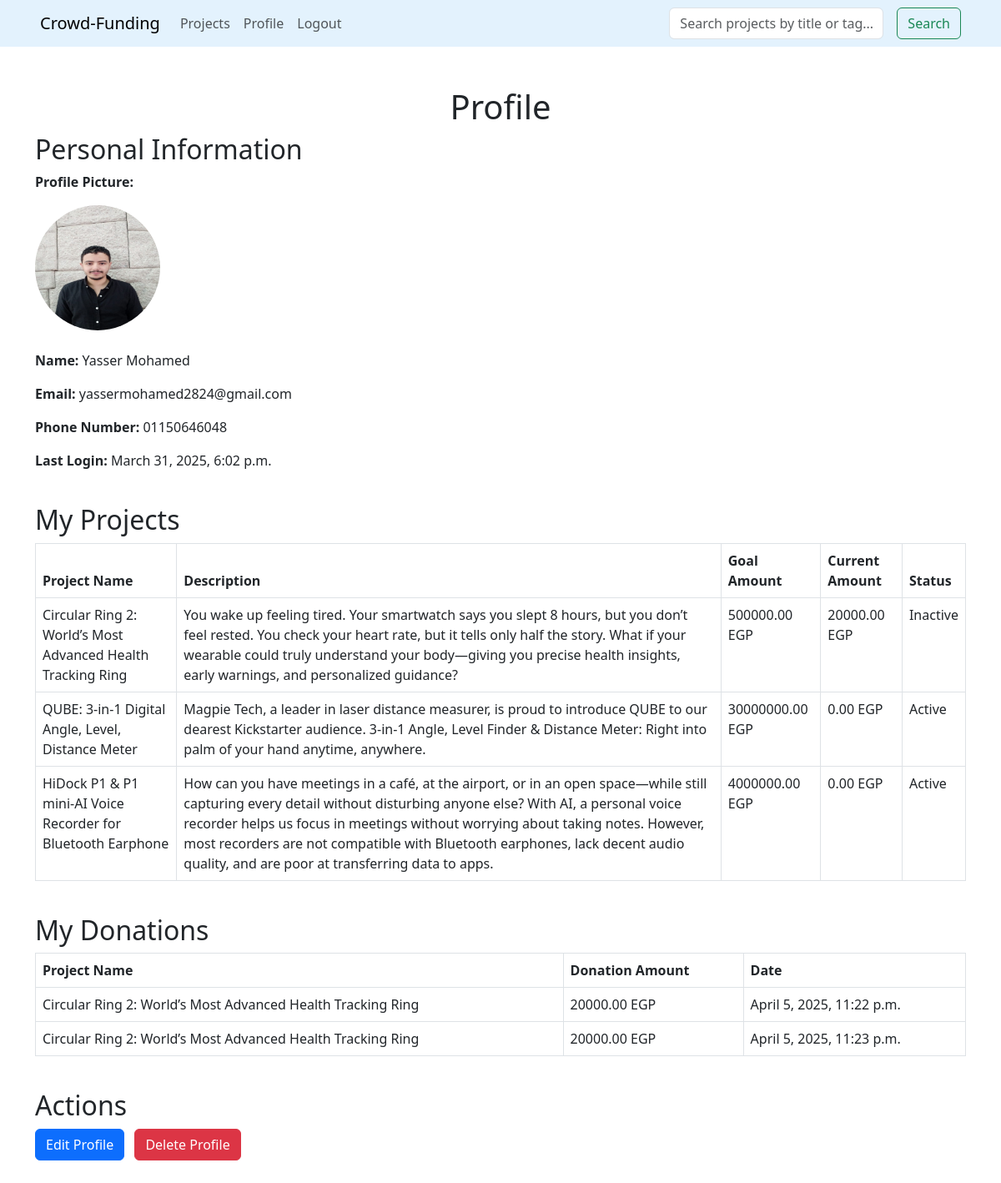
Screenshot of /profile/ (signed in) with the database file from the repository.
### funding/models.py (models this page shows, shortened)
class UserProfile(AbstractBaseUser):
    email = models.EmailField(unique=True)
    first_name = models.CharField(max_length=50)
    last_name = models.CharField(max_length=50)
    phone = models.CharField(max_length=15, unique=True)
    picture = models.ImageField(upload_to='profile_pics/', default='profile_pics/default.jpg')
    is_active = models.BooleanField(default=False)
    USERNAME_FIELD = 'email'  # Ensure this is set correctly
    REQUIRED_FIELDS = ['first_name', 'last_name', 'phone']
    objects = UserProfileManager()

class Project(models.Model):
    title = models.CharField(max_length=255)
    details = models.TextField()
    category = models.ForeignKey(Category, on_delete=models.CASCADE, related_name='projects')
    total_target = models.DecimalField(max_digits=10, decimal_places=2)
    tags = models.CharField(max_length=255, help_text="Comma-separated tags")
    start_time = models.DateTimeField()
    end_time = models.DateTimeField()
    current_amount = models.DecimalField(max_digits=10, decimal_places=2, default=0.00)
    user = models.ForeignKey("UserProfile", on_delete=models.CASCADE, null=True, blank=True)
    reported = models.BooleanField(default=False)
    cancelled = models.BooleanField(default=False)

class Donation(models.Model):
    user = models.ForeignKey("UserProfile", on_delete=models.CASCADE)
    project = models.ForeignKey(Project, on_delete=models.CASCADE)
    amount = models.DecimalField(max_digits=10, decimal_places=2)
    created_at = models.DateTimeField(auto_now_add=True)

### funding/views.py (the view)
# urls.py: path('profile/', views.profile, name='profile'),
def profile(request):
    projects = Project.objects.filter(user=request.user)
    donations = Donation.objects.filter(user=request.user)
    return render(request, 'funding/profile.html', {'projects': projects, 'donations': donations})

### funding/templates/funding/profile.html (shortened to what this page needs)
{% extends "funding/index.html" %}
{% load static %}
{% block content %}
    <div class="container mt-5 mb-5">
        <h1 class="text-center">Profile</h1>
        <div class="row">
            <div class="col-md-12">
                <h2>Personal Information</h2>
                <p><strong>Profile Picture:</strong></p>
                {% if user.picture %}
                    <img src="{{ user.picture.url }}" alt="Profile Picture" class="img-fluid rounded-circle" style="width: 150px; height: 150px;">
                {% else %}
                    <p>No profile picture available.</p>
                {% endif %}
                <p class="mt-4"><strong>Name:</strong> {{ user.first_name }}  {{ user.last_name }}</p>
                <p><strong>Email:</strong> {{ user.email }}</p>
                <p><strong>Phone Number:</strong> {{ user.phone }}</p>
                <p><strong>Last Login:</strong> {{ user.last_login }}</p>
            </div>
        </div>
        <div class="row mt-4">
            <div class="col-md-12">
                <h2>My Projects</h2>
                <table class="table table-bordered">
                    <thead>
                        <tr>
                            <th>Project Name</th>
                            <th>Description</th>
                            <th>Goal Amount</th>
                            <th>Current Amount</th>
                            <th>Status</th>
                        </tr>
                    </thead>
                    <tbody>
                        {% for project in projects %}
                        <tr>
                            <td>{{ project.title }}</td>
                            <td>{{ project.details }}</td>
                            <td>{{ project.total_target }} EGP</td>
                            <td>{{ project.current_amount }} EGP</td>
                            <td>
                                {% if project.cancelled %}
                                    Inactive
                                {% else %}
                                    Active
                                {% endif %}
                            </td>
                        </tr>
                        {% endfor %}
                    </tbody>
                </table>
            </div>
        </div>
        <div class="row mt-4">
            <div class="col-md-12">
                <h2>My Donations</h2>
                <table class="table table-bordered">
                    <thead>
                        <tr>
                            <th>Project Name</th>
                            <th>Donation Amount</th>
                            <th>Date</th>
                        </tr>
                    </thead>
                    <tbody>
                        {% for donation in donations %}
                        <tr>
                            <td>{{ donation.project.title }}</td>
                            <td>{{ donation.amount }} EGP</td>
                            <td>{{ donation.created_at }}</td>
                        </tr>
                        {% endfor %}
                    </tbody>
                </table>
            </div>
        </div>
        <div class="row mt-4">
            <div class="col-md-12">
                <h2>Actions</h2>
                <a href="{% url 'update_profile' %}" class="btn btn-primary">Edit Profile</a>
                <a href="{% url 'delete_profile' %}" class="btn btn-danger ms-2">Delete Profile</a>
            </div>
        </div>
    </div>
{% endblock %}

### rows the page displays
UserProfile: picture (picture), first_name "Yasser", last_name "Mohamed", email "yassermohamed2824@gmail.com", phone "01150646048", last_login "March 31, 2025, 6:02 p.m."
Project: title "Circular Ring 2: World’s Most Advanced Health Tracking Ring", details "You wake up feeling tired. Your smartwatch says you slept 8 hours, but you don’t feel rested. You check your heart rate, but it tells only half the story. What if your wearable could truly understand your body—giving you precise health insights, early warnings, and personalized guidance?", total_target "500000.00", current_amount "20000.00", cancelled "Inactive"
Project: title "QUBE: 3-in-1 Digital Angle, Level, Distance Meter", details "Magpie Tech, a leader in laser distance measurer, is proud to introduce QUBE to our dearest Kickstarter audience. 3-in-1 Angle, Level Finder & Distance Meter: Right into palm of your hand anytime, anywhere.", total_target "30000000.00", current_amount "0.00", cancelled "Active"
Project: title "HiDock P1 & P1 mini-AI Voice Recorder for Bluetooth Earphone", details "How can you have meetings in a café, at the airport, or in an open space—while still capturing every detail without disturbing anyone else? With AI, a personal voice recorder helps us focus in meetings without worrying about taking notes. However, most recorders are not compatible with Bluetooth earphones, lack decent audio quality, and are poor at transferring data to apps.", total_target "4000000.00", current_amount "0.00", cancelled "Active"
Donation: project "Circular Ring 2: World’s Most Advanced Health Tracking Ring", amount "20000.00", created_at "April 5, 2025, 11:22 p.m."
Donation: project "Circular Ring 2: World’s Most Advanced Health Tracking Ring", amount "20000.00", created_at "April 5, 2025, 11:23 p.m."
